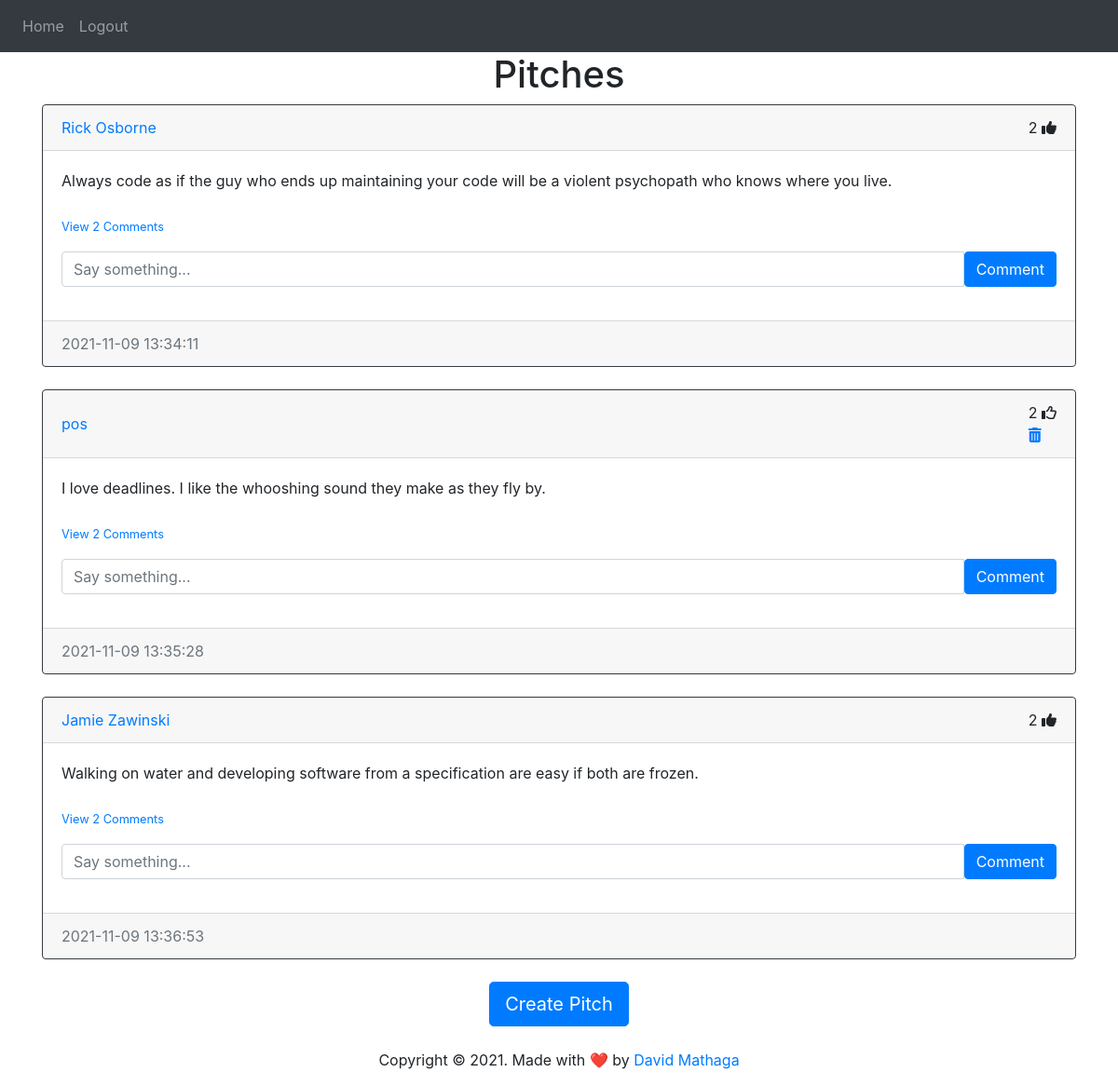
The app's page /home (signed in), older data.
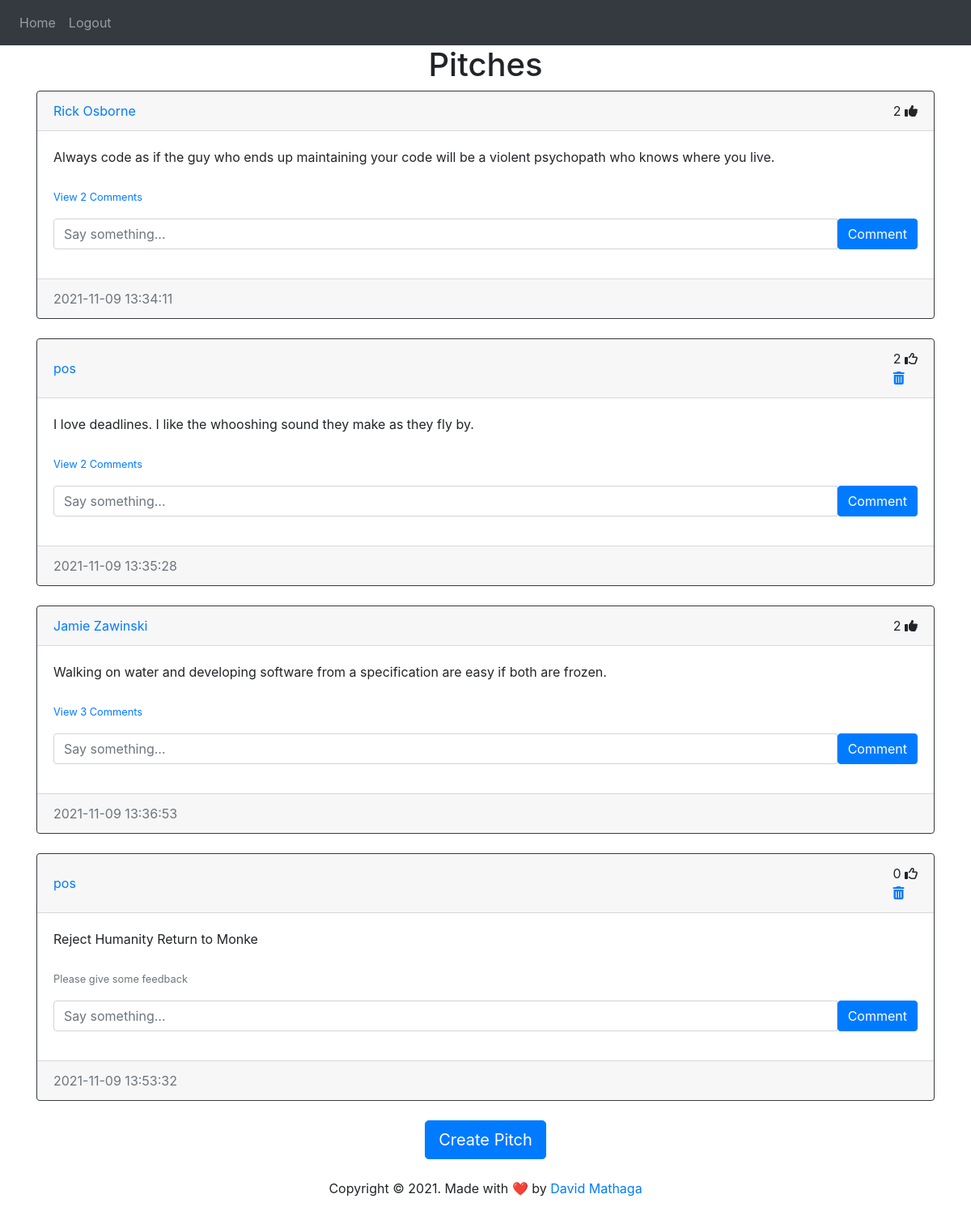
The same page, newer data.
### website/models.py (models this page shows)
class Post(db.Model):
    id = db.Column(db.Integer, primary_key=True)
    text = db.Column(db.Text, nullable=False)
    date_created = db.Column(db.DateTime(timezone=True), default=func.now())
    author = db.Column(db.Integer, db.ForeignKey('user.id', ondelete="CASCADE"), nullable=False)
    comments = db.relationship('Comment', backref='post', passive_deletes=True)
    likes = db.relationship('Like', backref='post', passive_deletes=True)

class User(db.Model, UserMixin):
    id = db.Column(db.Integer, primary_key=True)
    email = db.Column(db.String(150), unique=True)
    username = db.Column(db.String(150), unique=True)
    password = db.Column(db.String(150))
    date_created = db.Column(db.DateTime(timezone=True), default=func.now())
    posts = db.relationship('Post', backref='user', passive_deletes=True)
    comments = db.relationship('Comment', backref='user', passive_deletes=True)
    likes = db.relationship('Like', backref='user', passive_deletes=True)

### website/views.py (the view)
@views.route('/')
@views.route('/home')
@login_required
def home():
    posts = Post.query.all()
    return render_template('home.html', user=current_user, posts=posts)

### website/__init__.py (called while the page is built)
def create_app():
    app = Flask(__name__)
    app.config['SECRET_KEY'] = 'eowqiepowqipeoeoqwpeoiwpqoei'
    app.config['SQLALCHEMY_DATABASE_URI'] = f'sqlite:///{DB_NAME}'
    db.init_app(app)
    from .views import views
    from .auth import auth
    app.register_blueprint(views, url_prefix='/')
    app.register_blueprint(auth, url_prefix='/')
    from .models import User, Post,Comment,Like
    login_manager =LoginManager()
    login_manager.login_view = 'auth.login'
    login_manager.init_app(app)
    @login_manager.user_loader
    def load_user(id):
        return User.query.get(int(id))
    create_database(app)
    return app

### website/templates/home.html (shortened to what this page needs)
{% extends 'pitch_div.html' %}

### website/templates/pitch_div.html (shortened to what this page needs)
{% extends 'base.html' %}
{% block content %}
<h1 align="center"> {% block header %}Pitches{% endblock %}</h1>
<div id="posts">
  {% for post in posts %}
  <div class="card border-dark">
    <div class="card-header d-flex justify-content-between align-items-center">
      <a href="/pitches/{{post.user.username}}">{{post.user.username}}</a>
     <div>
         <span id="likes-count-{{post.id}}">{{ post.likes|length }} </span>
         {% if user.id in post.likes|map(attribute="author") |list %}
        <i class="fas fa-thumbs-up" id="like-button-{{post.id}}" onclick="like({{post.id}})"></i>
        {% else %}
        <i class="far fa-thumbs-up" id="like-button-{{post.id}}" onclick="like({{post.id}})"></i>
        {% endif %}
        {% if user.id == post.author %}
      <div >
        <a href="/delete-pitch/{{post.id}}"><i class="fas fa-trash-alt"></i></a>
      </div>
      {% endif %}
    </div>
    </div>
    <div class="card-body">
      <div class="card-text">{{post.text}}</div>
      <br>
      <p class="card-text">
      {% if post.comments|length > 0 %}
      <a href="#comments-{{post.id}}" data-toggle="collapse" role="button">
        <small>View {{post.comments|length}} Comments </small>
      </a>
      {% else %}
      <small class="text-muted">Please give some feedback</small>
      {% endif %}
      </p>
      <form action="/create-comment/{{post.id}}" method="POST" class="input-group mb-3">
          <input type="text" id="text" name="text" class="form-control" placeholder="Say something...">
          <button type="submit" class="btn btn-primary">Comment</button>
      </form>
    </div>
    <div class="card-footer text-muted">{{post.date_created}}</div>
  </div>
  <br>
  {% endfor %}
</div>
<div align="center">
    <a href="/create-pitch">
      <button class="btn btn-lg btn-primary">Create Pitch</button>
    </a>
  </div>
{% endblock %}

Row changes from the older to the newer data that the page shows:
computed for Post "Jamie Zawinski": comments|length "2" → "3"
added Post: user.username "pos", likes|length "0", text "Reject Humanity Return to Monke", shows "Please give some feedback", date_created "2021-11-09 13:53:32"
